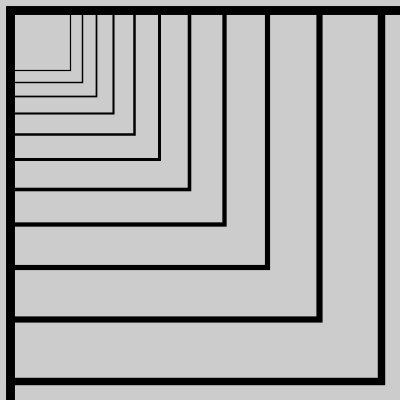
Frame 1 (no input)
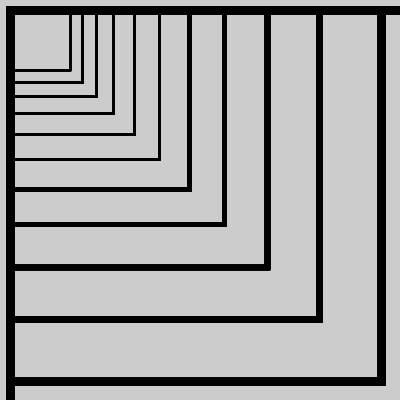
Frame 60 (the mouse pressed at the canvas centre just before this capture)
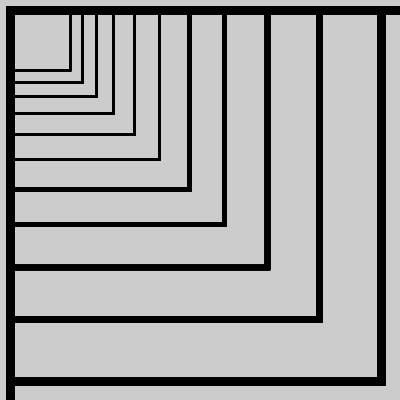
Frame 120 (the mouse held since frame 60 and released just before this capture)

The Processing sketch that drew these frames (run headless with seeded random() and noise(); from frame 60 on, the mouse is pressed at the canvas centre):

// Processing sketch: Ex_4_Ch14
// ── Ex_4_Ch14.pde
// Nelson Villegas
// 11/9/2020
void setup() {
  size(400,400);
}
void draw() {
  
noFill();
translate(10,10);
for (int size = 0; size < 12; size ++) {
  scale(1.2);
  rect(0,0,50,50);
}
}
